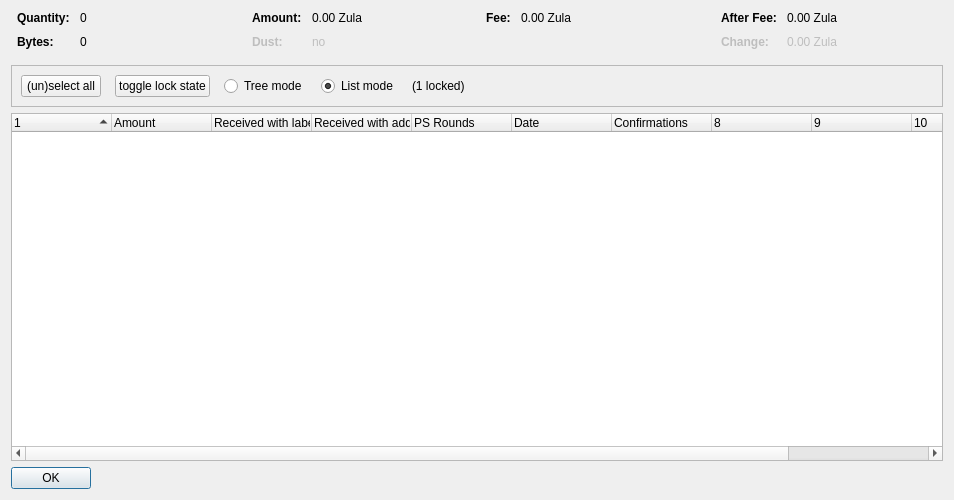
<?xml version="1.0" encoding="UTF-8"?>
<ui version="4.0">
 <class>CoinControlDialog</class>
 <widget class="QDialog" name="CoinControlDialog">
  <property name="geometry">
   <rect>
    <x>0</x>
    <y>0</y>
    <width>954</width>
    <height>500</height>
   </rect>
  </property>
  <property name="windowTitle">
   <string>Coin Selection</string>
  </property>
  <layout class="QVBoxLayout" name="verticalLayout">
   <item>
    <layout class="QHBoxLayout" name="horizontalLayoutTop" stretch="0,0,0,0">
     <property name="topMargin">
      <number>0</number>
     </property>
     <property name="bottomMargin">
      <number>10</number>
     </property>
     <item>
      <layout class="QFormLayout" name="formLayoutCoinControl1">
       <property name="horizontalSpacing">
        <number>10</number>
       </property>
       <property name="verticalSpacing">
        <number>10</number>
       </property>
       <property name="leftMargin">
        <number>6</number>
       </property>
       <property name="rightMargin">
        <number>6</number>
       </property>
       <item row="0" column="0">
        <widget class="QLabel" name="labelCoinControlQuantityText">
         <property name="font">
          <font>
           <weight>75</weight>
           <bold>true</bold>
          </font>
         </property>
         <property name="text">
          <string>Quantity:</string>
         </property>
        </widget>
       </item>
       <item row="0" column="1">
        <widget class="QLabel" name="labelCoinControlQuantity">
         <property name="cursor">
          <cursorShape>IBeamCursor</cursorShape>
         </property>
         <property name="contextMenuPolicy">
          <enum>Qt::ActionsContextMenu</enum>
         </property>
         <property name="text">
          <string notr="true">0</string>
         </property>
         <property name="textInteractionFlags">
          <set>Qt::LinksAccessibleByMouse|Qt::TextSelectableByKeyboard|Qt::TextSelectableByMouse</set>
         </property>
        </widget>
       </item>
       <item row="1" column="0">
        <widget class="QLabel" name="labelCoinControlBytesText">
         <property name="font">
          <font>
           <weight>75</weight>
           <bold>true</bold>
          </font>
         </property>
         <property name="text">
          <string>Bytes:</string>
         </property>
        </widget>
       </item>
       <item row="1" column="1">
        <widget class="QLabel" name="labelCoinControlBytes">
         <property name="cursor">
          <cursorShape>IBeamCursor</cursorShape>
         </property>
         <property name="contextMenuPolicy">
          <enum>Qt::ActionsContextMenu</enum>
         </property>
         <property name="text">
          <string notr="true">0</string>
         </property>
         <property name="textInteractionFlags">
          <set>Qt::LinksAccessibleByMouse|Qt::TextSelectableByKeyboard|Qt::TextSelectableByMouse</set>
         </property>
        </widget>
       </item>
      </layout>
     </item>
     <item>
      <layout class="QFormLayout" name="formLayoutCoinControl2">
       <property name="horizontalSpacing">
        <number>10</number>
       </property>
       <property name="verticalSpacing">
        <number>10</number>
       </property>
       <property name="leftMargin">
        <number>6</number>
       </property>
       <property name="rightMargin">
        <number>6</number>
       </property>
       <item row="0" column="0">
        <widget class="QLabel" name="labelCoinControlAmountText">
         <property name="font">
          <font>
           <weight>75</weight>
           <bold>true</bold>
          </font>
         </property>
         <property name="text">
          <string>Amount:</string>
         </property>
        </widget>
       </item>
       <item row="0" column="1">
        <widget class="QLabel" name="labelCoinControlAmount">
         <property name="cursor">
          <cursorShape>IBeamCursor</cursorShape>
         </property>
         <property name="contextMenuPolicy">
          <enum>Qt::ActionsContextMenu</enum>
         </property>
         <property name="text">
          <string notr="true">0.00 Zula</string>
         </property>
         <property name="textInteractionFlags">
          <set>Qt::LinksAccessibleByMouse|Qt::TextSelectableByKeyboard|Qt::TextSelectableByMouse</set>
         </property>
        </widget>
       </item>
       <item row="1" column="0">
        <widget class="QLabel" name="labelCoinControlLowOutputText">
         <property name="enabled">
          <bool>false</bool>
         </property>
         <property name="font">
          <font>
           <weight>75</weight>
           <bold>true</bold>
          </font>
         </property>
         <property name="text">
          <string>Dust:</string>
         </property>
        </widget>
       </item>
       <item row="1" column="1">
        <widget class="QLabel" name="labelCoinControlLowOutput">
         <property name="enabled">
          <bool>false</bool>
         </property>
         <property name="cursor">
          <cursorShape>IBeamCursor</cursorShape>
         </property>
         <property name="contextMenuPolicy">
          <enum>Qt::ActionsContextMenu</enum>
         </property>
         <property name="text">
          <string notr="true">no</string>
         </property>
         <property name="textInteractionFlags">
          <set>Qt::LinksAccessibleByMouse|Qt::TextSelectableByKeyboard|Qt::TextSelectableByMouse</set>
         </property>
        </widget>
       </item>
      </layout>
     </item>
     <item>
      <layout class="QFormLayout" name="formLayoutCoinControl3">
       <property name="horizontalSpacing">
        <number>10</number>
       </property>
       <property name="verticalSpacing">
        <number>10</number>
       </property>
       <property name="leftMargin">
        <number>6</number>
       </property>
       <property name="rightMargin">
        <number>6</number>
       </property>
       <item row="0" column="0">
        <widget class="QLabel" name="labelCoinControlFeeText">
         <property name="font">
          <font>
           <weight>75</weight>
           <bold>true</bold>
          </font>
         </property>
         <property name="text">
          <string>Fee:</string>
         </property>
        </widget>
       </item>
       <item row="0" column="1">
        <widget class="QLabel" name="labelCoinControlFee">
         <property name="cursor">
          <cursorShape>IBeamCursor</cursorShape>
         </property>
         <property name="contextMenuPolicy">
          <enum>Qt::ActionsContextMenu</enum>
         </property>
         <property name="text">
          <string notr="true">0.00 Zula</string>
         </property>
         <property name="textInteractionFlags">
          <set>Qt::LinksAccessibleByMouse|Qt::TextSelectableByKeyboard|Qt::TextSelectableByMouse</set>
         </property>
        </widget>
       </item>
      </layout>
     </item>
     <item>
      <layout class="QFormLayout" name="formLayoutCoinControl4">
       <property name="horizontalSpacing">
        <number>10</number>
       </property>
       <property name="verticalSpacing">
        <number>10</number>
       </property>
       <property name="leftMargin">
        <number>6</number>
       </property>
       <property name="rightMargin">
        <number>6</number>
       </property>
       <item row="0" column="0">
        <widget class="QLabel" name="labelCoinControlAfterFeeText">
         <property name="font">
          <font>
           <weight>75</weight>
           <bold>true</bold>
          </font>
         </property>
         <property name="text">
          <string>After Fee:</string>
         </property>
        </widget>
       </item>
       <item row="0" column="1">
        <widget class="QLabel" name="labelCoinControlAfterFee">
         <property name="cursor">
          <cursorShape>IBeamCursor</cursorShape>
         </property>
         <property name="contextMenuPolicy">
          <enum>Qt::ActionsContextMenu</enum>
         </property>
         <property name="text">
          <string notr="true">0.00 Zula</string>
         </property>
         <property name="textInteractionFlags">
          <set>Qt::LinksAccessibleByMouse|Qt::TextSelectableByKeyboard|Qt::TextSelectableByMouse</set>
         </property>
        </widget>
       </item>
       <item row="1" column="0">
        <widget class="QLabel" name="labelCoinControlChangeText">
         <property name="enabled">
          <bool>false</bool>
         </property>
         <property name="font">
          <font>
           <weight>75</weight>
           <bold>true</bold>
          </font>
         </property>
         <property name="text">
          <string>Change:</string>
         </property>
        </widget>
       </item>
       <item row="1" column="1">
        <widget class="QLabel" name="labelCoinControlChange">
         <property name="enabled">
          <bool>false</bool>
         </property>
         <property name="cursor">
          <cursorShape>IBeamCursor</cursorShape>
         </property>
         <property name="contextMenuPolicy">
          <enum>Qt::ActionsContextMenu</enum>
         </property>
         <property name="text">
          <string notr="true">0.00 Zula</string>
         </property>
         <property name="textInteractionFlags">
          <set>Qt::LinksAccessibleByMouse|Qt::TextSelectableByKeyboard|Qt::TextSelectableByMouse</set>
         </property>
        </widget>
       </item>
      </layout>
     </item>
    </layout>
   </item>
   <item>
    <widget class="QFrame" name="frame">
     <property name="minimumSize">
      <size>
       <width>0</width>
       <height>40</height>
      </size>
     </property>
     <property name="frameShape">
      <enum>QFrame::StyledPanel</enum>
     </property>
     <property name="frameShadow">
      <enum>QFrame::Sunken</enum>
     </property>
     <layout class="QHBoxLayout" name="horizontalLayout">
      <item>
       <layout class="QHBoxLayout" name="horizontalLayoutPanel" stretch="0,0,0,0,0,0">
        <property name="spacing">
         <number>14</number>
        </property>
        <item>
         <widget class="QPushButton" name="pushButtonSelectAll">
          <property name="sizePolicy">
           <sizepolicy hsizetype="Maximum" vsizetype="Fixed">
            <horstretch>0</horstretch>
            <verstretch>0</verstretch>
           </sizepolicy>
          </property>
          <property name="text">
           <string>(un)select all</string>
          </property>
          <property name="autoDefault">
           <bool>false</bool>
          </property>
         </widget>
        </item>
        <item>
         <widget class="QPushButton" name="pushButtonToggleLock">
          <property name="sizePolicy">
           <sizepolicy hsizetype="Maximum" vsizetype="Fixed">
            <horstretch>0</horstretch>
            <verstretch>0</verstretch>
           </sizepolicy>
          </property>
          <property name="text">
           <string>toggle lock state</string>
          </property>
          <property name="autoDefault">
           <bool>false</bool>
          </property>
         </widget>
        </item>
        <item>
         <widget class="QRadioButton" name="radioTreeMode">
          <property name="sizePolicy">
           <sizepolicy hsizetype="Maximum" vsizetype="Fixed">
            <horstretch>0</horstretch>
            <verstretch>0</verstretch>
           </sizepolicy>
          </property>
          <property name="text">
           <string>Tree mode</string>
          </property>
         </widget>
        </item>
        <item>
         <widget class="QRadioButton" name="radioListMode">
          <property name="sizePolicy">
           <sizepolicy hsizetype="Maximum" vsizetype="Fixed">
            <horstretch>0</horstretch>
            <verstretch>0</verstretch>
           </sizepolicy>
          </property>
          <property name="text">
           <string>List mode</string>
          </property>
          <property name="checked">
           <bool>true</bool>
          </property>
         </widget>
        </item>
        <item>
         <widget class="QLabel" name="labelLocked">
          <property name="text">
           <string>(1 locked)</string>
          </property>
         </widget>
        </item>
        <item>
         <spacer name="horizontalSpacer">
          <property name="orientation">
           <enum>Qt::Horizontal</enum>
          </property>
          <property name="sizeHint" stdset="0">
           <size>
            <width>40</width>
            <height>20</height>
           </size>
          </property>
         </spacer>
        </item>
       </layout>
      </item>
     </layout>
    </widget>
   </item>
   <item>
    <widget class="CoinControlTreeWidget" name="treeWidget">
     <property name="contextMenuPolicy">
      <enum>Qt::CustomContextMenu</enum>
     </property>
     <property name="sortingEnabled">
      <bool>false</bool>
     </property>
     <property name="columnCount">
      <number>11</number>
     </property>
     <attribute name="headerShowSortIndicator" stdset="0">
      <bool>true</bool>
     </attribute>
     <attribute name="headerStretchLastSection">
      <bool>false</bool>
     </attribute>
     <column>
      <property name="text">
       <string/>
      </property>
     </column>
     <column>
      <property name="text">
       <string>Amount</string>
      </property>
     </column>
     <column>
      <property name="text">
       <string>Received with label</string>
      </property>
     </column>
     <column>
      <property name="text">
       <string>Received with address</string>
      </property>
     </column>
     <column>
      <property name="text">
       <string>PS Rounds</string>
      </property>
     </column>
     <column>
      <property name="text">
       <string>Date</string>
      </property>
     </column>
     <column>
      <property name="text">
       <string>Confirmations</string>
      </property>
      <property name="toolTip">
       <string>Confirmed</string>
      </property>
     </column>
     <column>
      <property name="text">
       <string/>
      </property>
     </column>
     <column>
      <property name="text">
       <string/>
      </property>
     </column>
     <column>
      <property name="text">
       <string/>
      </property>
     </column>
     <column>
      <property name="text">
       <string/>
      </property>
     </column>
    </widget>
   </item>
   <item>
    <widget class="QDialogButtonBox" name="buttonBox">
     <property name="sizePolicy">
      <sizepolicy hsizetype="Maximum" vsizetype="Fixed">
       <horstretch>0</horstretch>
       <verstretch>0</verstretch>
      </sizepolicy>
     </property>
     <property name="orientation">
      <enum>Qt::Horizontal</enum>
     </property>
     <property name="standardButtons">
      <set>QDialogButtonBox::Ok</set>
     </property>
    </widget>
   </item>
  </layout>
 </widget>
 <customwidgets>
  <customwidget>
   <class>CoinControlTreeWidget</class>
   <extends>QTreeWidget</extends>
   <header>coincontroltreewidget.h</header>
  </customwidget>
 </customwidgets>
 <resources/>
 <connections/>
</ui>
